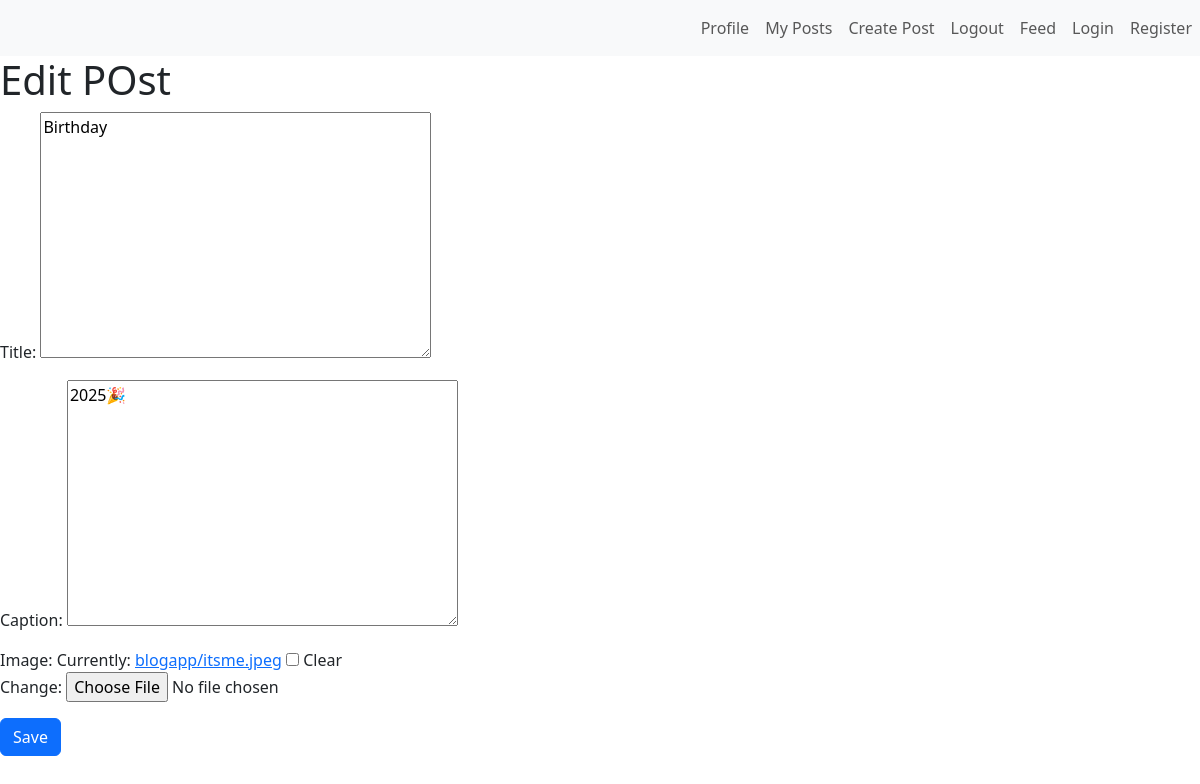
Page /blog/edit_post/1/ (signed in) on the earlier database version.
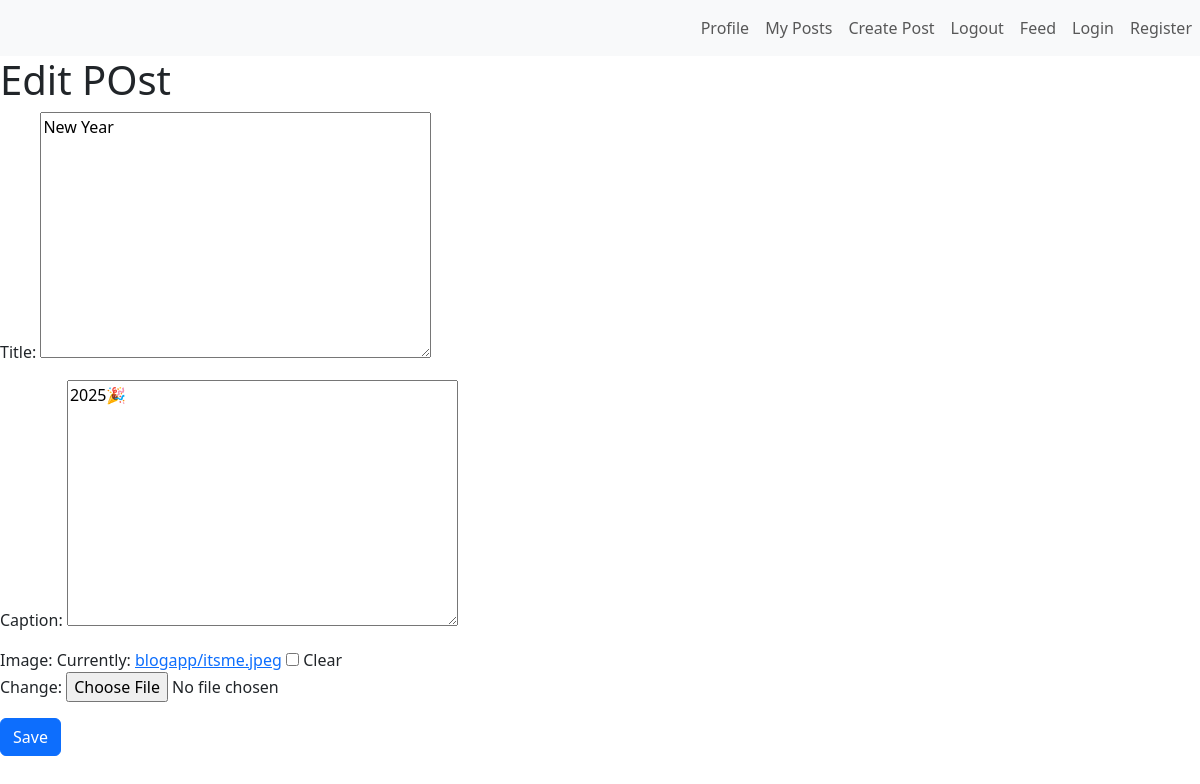
Same page on the later database version.
### blog/blogapp/models.py (models this page shows, shortened)
class Base(models.Model):
    created_at=models.DateTimeField(auto_now_add=True)
    updated_at=models.DateTimeField(auto_now=True)
    class Meta:
        abstract=True

class Post(Base):
    title=models.TextField(blank=True,null=True)
    author=models.ForeignKey(User,on_delete=models.CASCADE)
    image=models.ImageField(upload_to='blogapp/',blank=True,null=True)
    caption=models.TextField(blank=True,null=True)
    likes=models.ManyToManyField(User,related_name="liked_posts",blank=True)

### blog/blogapp/views.py (the view)
# urls.py: path('edit_post/<int:id>/',views.edit_post,name='edit_post'),
@login_required
def edit_post(request,id):
    post=get_object_or_404(Post,id=id)
    if request.method=="POST":
      form=EditForm(request.POST,request.FILES,instance=post)
      if form.is_valid():
        form.save()
        return redirect('profile')
    else:
        form=EditForm(instance=post)
    return render(request,'blogapp/edit_post.html',{"form":form})

### blog/blogapp/forms.py
class EditForm(forms.ModelForm):
    class Meta:
        model=Post
        fields=['title','caption','image']

### blog/blogapp/templates/blogapp/edit_post.html (shortened to what this page needs)
{% extends "blogapp/base.html" %}
{% load static %}
{% block content %}
<h1>Edit POst</h1>
 <form method="POST" enctype="multipart/form-data">
    {{ form.as_p }}
    <button type="submit" class="btn btn-primary">Save</button>
 </form>
{% endblock %}

Differences in the rows shown:
changed Post: title "Birthday" → "New Year"
